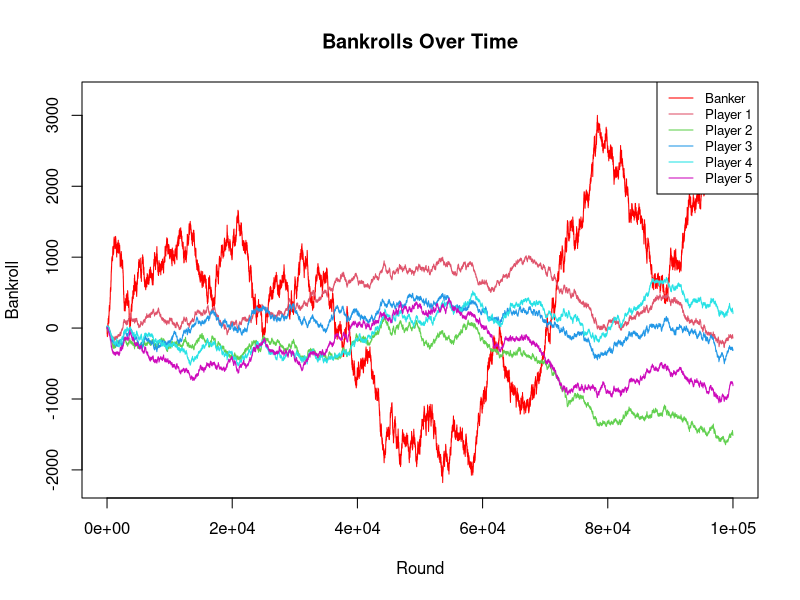

The R script that drew this image:
# Basic functions from before
create_deck <- function() {
  regular_cards <- rep(1:9, each=4)
  tens <- rep(10, 4)
  return(c(regular_cards, tens))
}

get_end_digit <- function(cards) {
  sum_val <- sum(cards)
  return(sum_val %% 10)
}

is_three_tens <- function(cards) {
  return(all(cards == 10))
}

# Calculate payout between banker and player
calculate_payout <- function(banker_cards, player_cards) {
  # Check for three tens first
  if (is_three_tens(banker_cards) && !is_three_tens(player_cards)) return(10)
  if (!is_three_tens(banker_cards) && is_three_tens(player_cards)) return(-10)
  if (is_three_tens(banker_cards) && is_three_tens(player_cards)) return(0)
  
  # Get end digits
  banker_digit <- get_end_digit(banker_cards)
  player_digit <- get_end_digit(player_cards)
  
  # Special case: both 0, banker wins
  if (banker_digit == 0 && player_digit == 0) return(1)
  
  # Draw condition
  if (banker_digit == player_digit) return(0)
  
  # Determine winner and multiplier
  if (banker_digit > player_digit) {
    multiplier <- switch(as.character(banker_digit),
                         "9" = 5,
                         "8" = 3,
                         "7" = 2,
                         1)
    return(multiplier)
  } else {
    multiplier <- switch(as.character(player_digit),
                         "9" = 5,
                         "8" = 3,
                         "7" = 2,
                         1)
    return(-multiplier)
  }
}

# Run simulation
n_simulations <- 100000
n_players <- 5

# Initialize bankrolls
banker_bankroll <- 0
player_bankrolls <- rep(0, n_players)

# To store bankrolls over time
banker_bankroll_history <- numeric(n_simulations)
player_bankrolls_history <- matrix(0, nrow=n_simulations, ncol=n_players)

for (sim in 1:n_simulations) {
  # Create and shuffle deck for each round
  deck <- sample(create_deck())
  
  # Deal banker's cards
  banker_cards <- deck[1:3]
  current_deck <- deck[-(1:3)]
  
  # Deal to each player and calculate results
  for (player in 1:n_players) {
    # Deal player's cards
    start_idx <- ((player-1) * 3) + 1
    player_cards <- current_deck[start_idx:(start_idx+2)]
    payout <- calculate_payout(banker_cards, player_cards)
    
    # Update bankrolls
    banker_bankroll <- banker_bankroll + payout
    player_bankrolls[player] <- player_bankrolls[player] - payout
  }
  
  # Record bankrolls for this round
  banker_bankroll_history[sim] <- banker_bankroll
  player_bankrolls_history[sim,] <- player_bankrolls
}

# Plot bankrolls over time
plot(1:n_simulations, banker_bankroll_history, type="l", col="red", ylim=range(c(banker_bankroll_history, player_bankrolls_history)),
     main="Bankrolls Over Time", xlab="Round", ylab="Bankroll")
for (player in 1:n_players) {
  lines(1:n_simulations, player_bankrolls_history[,player], col=player+1)
}
legend("topright", legend=c("Banker", paste("Player", 1:n_players)), 
       col=c("red", 2:(n_players+1)), lty=1, cex=0.8)
